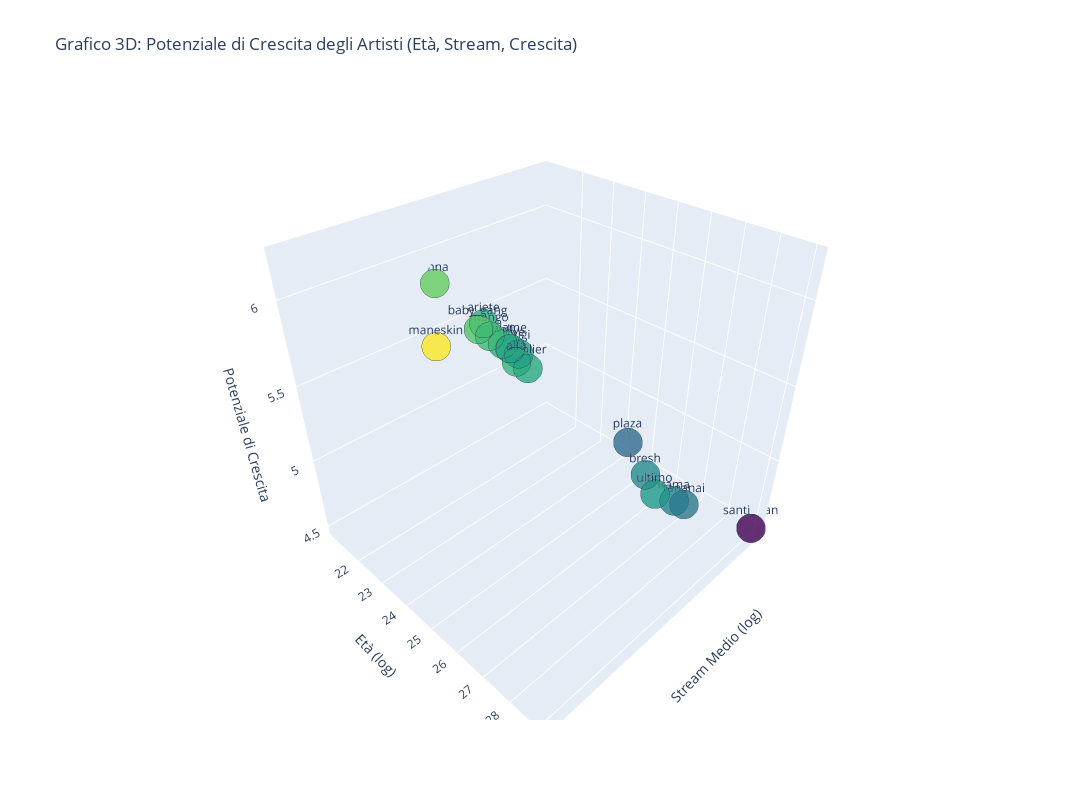

This figure's notebook cell:
### Code cell
# Raggruppiamo per ARTISTA e calcoliamo la media degli STREAM per ciascun artista
df_artist = df.groupby('NOME').agg(
    STREAM=('STREAM', 'mean'),
    ETA=('ETA', 'mean')
).reset_index()

# Filtriamo gli artisti con età maggiore di 29 anni
df_artist = df_artist[df_artist['ETA'] <= 29]

# Aggiungiamo la trasformazione logaritmica sugli stream e sull'età
df_artist['log_STREAM'] = np.log1p(df_artist['STREAM'])  # log(x+1) sugli stream
df_artist['log_ETA'] = np.log1p(df_artist['ETA'])  # log(x+1) sull'età

# Nuova metrica di potenziale di crescita (più è giovane, più alto è il potenziale)
df_artist['potenziale_crescita'] = (1 / df_artist['log_ETA']) * df_artist['log_STREAM']

# Creiamo il grafico 3D
fig = go.Figure(data=[go.Scatter3d(
    x=df_artist['log_STREAM'],  # log(Stream Medio) sull'asse X
    y=df_artist['log_ETA'],     # log(Età) sull'asse Y
    z=df_artist['potenziale_crescita'],  # Potenziale di crescita sull'asse Z
    mode='markers+text',
    text=df_artist['NOME'],  # Mostriamo il nome al passaggio del mouse
    marker=dict(
        size=10,
        opacity=0.8,
        color=df_artist['potenziale_crescita'],  # Coloriamo i punti in base al potenziale di crescita
        colorscale='Viridis',  # Scala di colori dal basso all'alto
        line=dict(width=2, color='DarkSlateGrey')  # Bordo dei marker
    )
)])

# Aggiungiamo etichette e titoli
fig.update_layout(
    scene=dict(
        xaxis_title='Stream Medio (log)',
        yaxis_title='Età (log)',
        zaxis_title='Potenziale di Crescita',
        xaxis=dict(tickvals=[np.log1p(val) for val in [1000, 10000, 100000, 1000000]], ticktext=['1K', '10K', '100K', '1M']),
        yaxis=dict(tickvals=[np.log1p(val) for val in [22, 23, 24, 25, 26, 27, 28, 29]], ticktext=['22', '23', '24', '25', '26', '27', '28', '29'])
    ),
    title="Grafico 3D: Potenziale di Crescita degli Artisti (Età, Stream, Crescita)",
    autosize=True,
    width=1200,  # Larghezza
    height=800,  # Altezza
)

# Mostra il grafico
fig.show()

### Figure 1 — Plotly figure (JSON) as saved in the notebook; plotly's stock layout.template omitted (floating-point values rounded to 4 significant figures)
{"data": [{"marker": {"color": [5.617, 5.805, 5.592, 5.741, 5.308, 5.541, 5.27, 5.586, 6.219, 5.67, 5.532, 5.086, 5.536, 4.484, 5.189, 5.416, 5.472], "colorscale": [[0, "#440154"], [0.1111, "#482878"], [0.2222, "#3e4989"], [0.3333, "#31688e"], [0.4444, "#26828e"], [0.5556, "#1f9e89"], [0.6667, "#35b779"], [0.7778, "#6ece58"], [0.8889, "#b5de2b"], [1, "#fde725"]], "line": {"color": "DarkSlateGrey", "width": 2}, "opacity": 0.8, "size": 10}, "mode": "markers+text", "text": ["alfa", "anna", "ariete", "baby_gang", "bresh", "geolier", "irama", "madame", "maneskin", "mango", "olly", "plaza", "rhove", "santi_fran", "tananai", "ultimo", "yugi"], "type": "scatter3d", "x": [18.08, 17.94, 17.53, 18.25, 17.87, 17.84, 17.93, 17.75, 20.5, 18.02, 17.58, 16.76, 17.59, 15.25, 17.65, 18.42, 17.39], "y": [3.219, 3.091, 3.135, 3.178, 3.367, 3.219, 3.401, 3.178, 3.296, 3.178, 3.178, 3.296, 3.178, 3.401, 3.401, 3.401, 3.178], "z": [5.617, 5.805, 5.592, 5.741, 5.308, 5.541, 5.27, 5.586, 6.219, 5.67, 5.532, 5.086, 5.536, 4.484, 5.189, 5.416, 5.472]}], "layout": {"autosize": true, "height": 800, "scene": {"xaxis": {"ticktext": ["1K", "10K", "100K", "1M"], "tickvals": [6.909, 9.21, 11.51, 13.82], "title": {"text": "Stream Medio (log)"}}, "yaxis": {"ticktext": ["22", "23", "24", "25", "26", "27", "28", "29"], "tickvals": [3.135, 3.178, 3.219, 3.258, 3.296, 3.332, 3.367, 3.401], "title": {"text": "Età (log)"}}, "zaxis": {"title": {"text": "Potenziale di Crescita"}}}, "title": {"text": "Grafico 3D: Potenziale di Crescita degli Artisti (Età, Stream, Crescita)"}, "width": 1200}}
